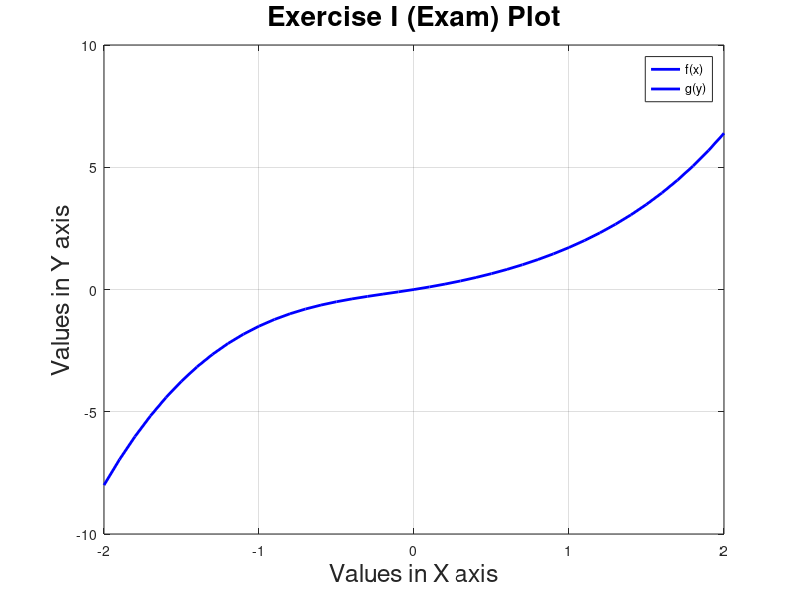

Reproduce this figure in MATLAB.
%Code written by Raul G.
%Numerical Methods for Engineering.
%Exam I.
%--------------------------------------------------------------------------
%%
clearvars
clc
close all
%--------------------------------------------------------------------------
%%
%--------------------------------------------------------------------------
%This is the main statement of exercise 1 of the exam, which I have to plot
%two braches of the same function and then, join them in the same plot.
%% 
%--------------------------------------------------------------------------
%Question 1, the plot.
%I set the initial conditions for one branch and the other.
x = -2:0.1:0;
f = x.^3 + 0.5*x.^2 + x;
y = 0:0.1:2;
g = exp(y)- 1;
%I plot the function on one branch, following the conditions.
figure(1)
plot(x,f,"b-","Linewidth",2,"DisplayName", "f(x)")
title("Exercise I (Exam) Plot", "FontSize",20)
xlabel("Values in X axis", "FontSize",18)
ylabel("Values in Y axis", "FontSize",18)
legend
grid on
grid minor
%Then, the other branch, following other conditions stated in the statement.
hold on
plot(y,g,"b-","Linewidth",2,"DisplayName", "g(y)")
title("Exercise I (Exam) Plot", "FontSize",20)
grid on
grid minor
%--------------------------------------------------------------------------
%This is the end of question 1.